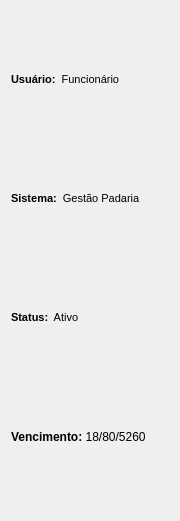
            <widget class="QWidget" name="page_2">
             <property name="geometry">
              <rect>
               <x>0</x>
               <y>0</y>
               <width>180</width>
               <height>521</height>
              </rect>
             </property>
             <property name="cursor">
              <cursorShape>ArrowCursor</cursorShape>
             </property>
             <attribute name="label">
              <string>SISTEMA</string>
             </attribute>
             <layout class="QVBoxLayout" name="verticalLayout_13">
              <property name="spacing">
               <number>0</number>
              </property>
              <property name="rightMargin">
               <number>0</number>
              </property>
              <item>
               <widget class="QLabel" name="label_4">
                <property name="minimumSize">
                 <size>
                  <width>85</width>
                  <height>50</height>
                 </size>
                </property>
                <property name="maximumSize">
                 <size>
                  <width>170</width>
                  <height>100</height>
                 </size>
                </property>
                <property name="text">
                 <string>&lt;!DOCTYPE HTML PUBLIC &quot;-//W3C//DTD HTML 4.0//EN&quot; &quot;http://www.w3.org/TR/REC-html40/strict.dtd&quot;&gt;
&lt;html&gt;&lt;head&gt;&lt;meta name=&quot;qrichtext&quot; content=&quot;1&quot; /&gt;&lt;style type=&quot;text/css&quot;&gt;
p, li { white-space: pre-wrap; }
&lt;/style&gt;&lt;/head&gt;&lt;body style=&quot; font-family:'MS Shell Dlg 2'; font-size:8pt; font-weight:400; font-style:normal;&quot;&gt;
&lt;p style=&quot; margin-top:12px; margin-bottom:12px; margin-left:0px; margin-right:0px; -qt-block-indent:0; text-indent:0px;&quot;&gt;&lt;span style=&quot; font-weight:600;&quot;&gt;Usuário:  &lt;/span&gt;Funcionário&lt;/p&gt;&lt;/body&gt;&lt;/html&gt;</string>
                </property>
               </widget>
              </item>
              <item>
               <widget class="QLabel" name="label_5">
                <property name="minimumSize">
                 <size>
                  <width>85</width>
                  <height>50</height>
                 </size>
                </property>
                <property name="maximumSize">
                 <size>
                  <width>170</width>
                  <height>100</height>
                 </size>
                </property>
                <property name="text">
                 <string>&lt;!DOCTYPE HTML PUBLIC &quot;-//W3C//DTD HTML 4.0//EN&quot; &quot;http://www.w3.org/TR/REC-html40/strict.dtd&quot;&gt;
&lt;html&gt;&lt;head&gt;&lt;meta name=&quot;qrichtext&quot; content=&quot;1&quot; /&gt;&lt;style type=&quot;text/css&quot;&gt;
p, li { white-space: pre-wrap; }
&lt;/style&gt;&lt;/head&gt;&lt;body style=&quot; font-family:'MS Shell Dlg 2'; font-size:8pt; font-weight:400; font-style:normal;&quot;&gt;
&lt;p style=&quot; margin-top:12px; margin-bottom:12px; margin-left:0px; margin-right:0px; -qt-block-indent:0; text-indent:0px;&quot;&gt;&lt;span style=&quot; font-weight:600;&quot;&gt;Sistema:  &lt;/span&gt;Gestão Padaria&lt;/p&gt;&lt;/body&gt;&lt;/html&gt;</string>
                </property>
               </widget>
              </item>
              <item>
               <widget class="QLabel" name="label_12">
                <property name="minimumSize">
                 <size>
                  <width>0</width>
                  <height>50</height>
                 </size>
                </property>
                <property name="maximumSize">
                 <size>
                  <width>16777215</width>
                  <height>100</height>
                 </size>
                </property>
                <property name="text">
                 <string>&lt;!DOCTYPE HTML PUBLIC &quot;-//W3C//DTD HTML 4.0//EN&quot; &quot;http://www.w3.org/TR/REC-html40/strict.dtd&quot;&gt;
&lt;html&gt;&lt;head&gt;&lt;meta name=&quot;qrichtext&quot; content=&quot;1&quot; /&gt;&lt;style type=&quot;text/css&quot;&gt;
p, li { white-space: pre-wrap; }
&lt;/style&gt;&lt;/head&gt;&lt;body style=&quot; font-family:'MS Shell Dlg 2'; font-size:8pt; font-weight:400; font-style:normal;&quot;&gt;
&lt;p style=&quot; margin-top:12px; margin-bottom:12px; margin-left:0px; margin-right:0px; -qt-block-indent:0; text-indent:0px;&quot;&gt;&lt;span style=&quot; font-weight:600;&quot;&gt;Status:&lt;/span&gt;  Ativo &lt;/p&gt;&lt;/body&gt;&lt;/html&gt;</string>
                </property>
               </widget>
              </item>
              <item>
               <widget class="QLabel" name="label_13">
                <property name="minimumSize">
                 <size>
                  <width>0</width>
                  <height>50</height>
                 </size>
                </property>
                <property name="maximumSize">
                 <size>
                  <width>16777215</width>
                  <height>100</height>
                 </size>
                </property>
                <property name="text">
                 <string>&lt;html&gt;&lt;head/&gt;&lt;body&gt;&lt;p&gt;&lt;span style=&quot; font-weight:600;&quot;&gt;Vencimento:&lt;/span&gt; 18/80/5260&lt;/p&gt;&lt;/body&gt;&lt;/html&gt;</string>
                </property>
               </widget>
              </item>
             </layout>
            </widget>
